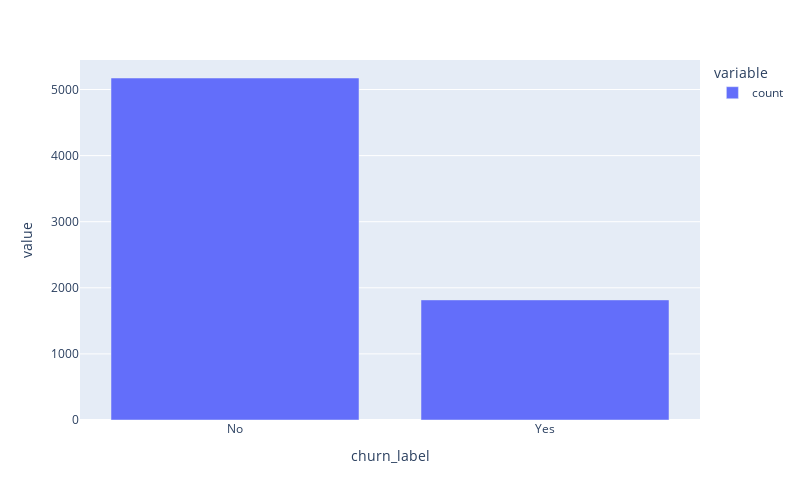

The notebook cell saved with this chart:
### Code cell
import plotly.express as px

fig = px.bar(train_df['churn_label'].value_counts(), width=800, height=500)
fig.show()

### Figure 1 — Plotly figure (JSON) as saved in the notebook; plotly's stock layout.template omitted (floating-point values rounded to 4 significant figures)
{"data": [{"alignmentgroup": "True", "hovertemplate": "variable=count<br>churn_label=%{x}<br>value=%{y}<extra></extra>", "legendgroup": "count", "marker": {"color": "#636efa", "pattern": {"shape": ""}}, "name": "count", "offsetgroup": "count", "orientation": "v", "showlegend": true, "textposition": "auto", "type": "bar", "x": ["No", "Yes"], "xaxis": "x", "y": [5174, 1817], "yaxis": "y"}], "layout": {"barmode": "relative", "height": 500, "legend": {"title": {"text": "variable"}, "tracegroupgap": 0}, "margin": {"t": 60}, "width": 800, "xaxis": {"anchor": "y", "domain": [0, 1], "title": {"text": "churn_label"}}, "yaxis": {"anchor": "x", "domain": [0, 1], "title": {"text": "value"}}}}
